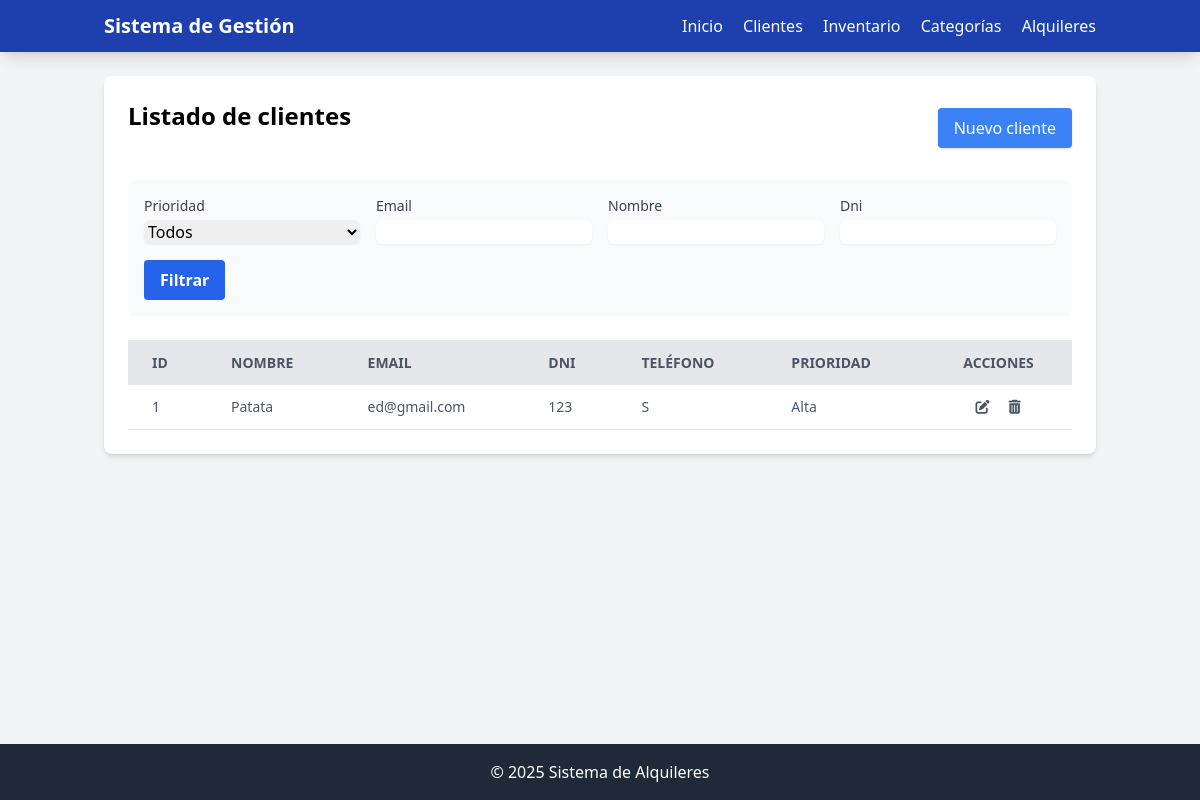
Before: /clientes with the older database file.
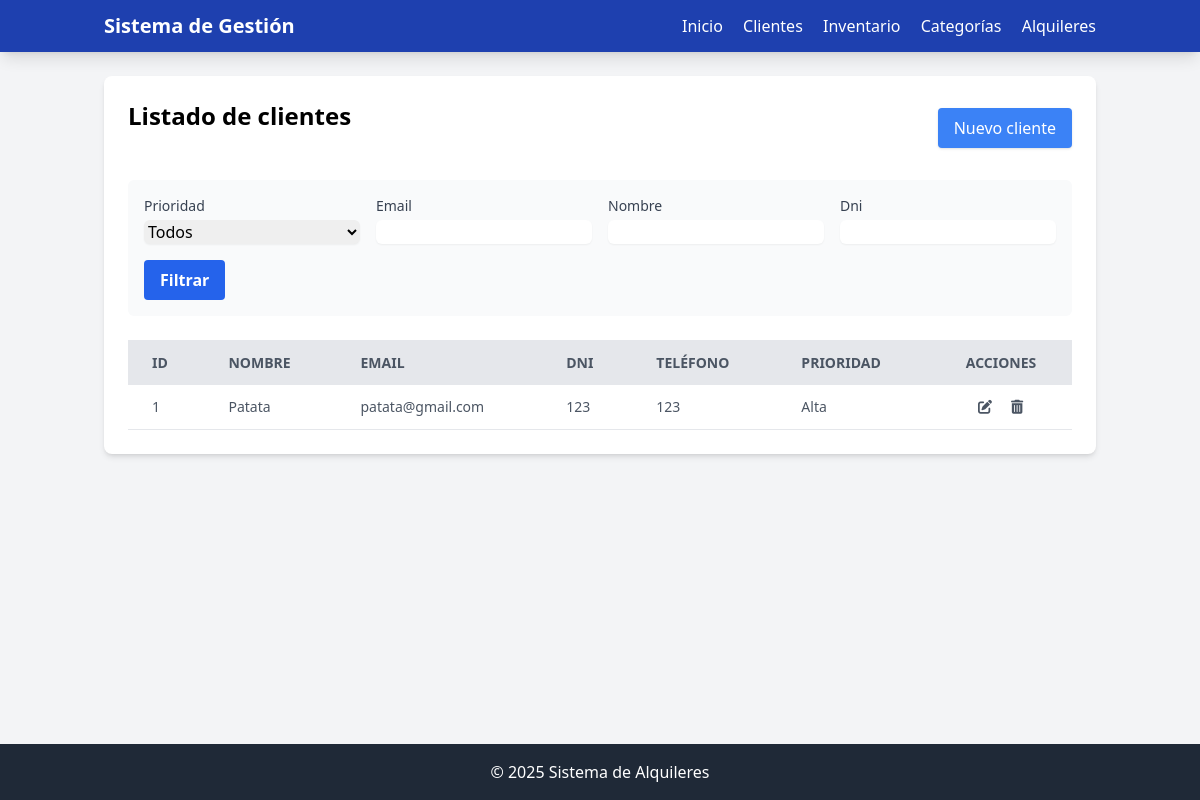
After: the same page with the newer database file.
### app.py (models this page shows, shortened)
class Cliente(db.Model):
    id = db.Column(db.Integer, primary_key=True)
    nombre = db.Column(db.String(100), nullable=False)
    email = db.Column(db.String(200), nullable=False)
    dni = db.Column(db.String(100), nullable=False)
    telefono = db.Column(db.String(100), nullable=False)
    id_cliente = db.Column(db.Integer, db.ForeignKey('cliente.id'), nullable=True)  # Si es jerárquico
    nombre_cliente = db.relationship('Cliente', remote_side=[id], backref=db.backref('subclientes', lazy=True))
    prioridad = db.Column(db.String(100), nullable=False)

### app.py (the view, shortened to what this page needs)
@app.route('/clientes', methods=['GET', 'POST'])
def ver_clientes():
    clientes = Cliente.query.all()
    form = filtroCliente()
    query = Cliente.query
    clientes = query.all()
    return render_template('clientes.html', clientes=clientes,form=form)

### app.py
class filtroCliente(FlaskForm):
    prioridad = SelectField('Prioridad', choices=[
        ('', 'Todos'),
        ('Alta', 'Alta'),
        ('Media', 'Media'),
        ('Baja', 'Baja')
    ])
    email = StringField('Email')
    nombre = StringField('Nombre')
    DNI = StringField('Dni')
    submit = SubmitField('Filtrar')

### app.py (called while the page is built)
@app.context_processor
def utility_processor():
        def productos_por_categoria(categoria_id):
            return Inventario.query.filter_by(categoria_id=categoria_id).count()
        return dict(productos_por_categoria=productos_por_categoria)

### templates/clientes.html (shortened to what the changed rows need)
<!DOCTYPE html>
<html lang="es">
<head>
    <script src="https://cdn.tailwindcss.com"></script>
    <link rel="stylesheet" href="https://cdnjs.cloudflare.com/ajax/libs/font-awesome/6.0.0-beta3/css/all.min.css">
</head>
<body class="bg-gray-100 min-h-screen flex flex-col">
    <main class="container mx-auto px-4 py-6 flex-grow">
        <div class="bg-white rounded-lg shadow-md p-6">
             <div class="flex justify-between items-center mb-6">
                <h1 class="text-2xl font-bold mb-6">Listado de clientes</h1>
            </div>
            <div class="overflow-x-auto">
                <table class="min-w-full bg-white">
                    <thead>
                        <tr class="bg-gray-200 text-gray-600 uppercase text-sm leading-normal">
                            <th class="py-3 px-6 text-left">ID</th>
                            <th class="py-3 px-6 text-left">Nombre</th>
                            <th class="py-3 px-6 text-left">Email</th>
                            <th class="py-3 px-6 text-left">DNI</th>
                            <th class="py-3 px-6 text-left">Teléfono</th>
                            <th class="py-3 px-6 text-left">Prioridad</th>
                            <th class="py-3 px-6 text-center">Acciones</th>
                        </tr>
                    </thead>
                    <tbody class="text-gray-600 text-sm font-light">
                        {% for cliente in clientes %}
                        <tr class="border-b border-gray-200 hover:bg-gray-100">
                            <td class="py-3 px-6 text-left whitespace-nowrap">{{ cliente.id }}</td>
                            <td class="py-3 px-6 text-left">{{ cliente.nombre }}</td>
                            <td class="py-3 px-6 text-left">{{ cliente.email }}</td>
                            <td class="py-3 px-6 text-left">{{ cliente.dni }}</td>
                            <td class="py-3 px-6 text-left">{{ cliente.telefono }}</td>
                            <td class="py-3 px-6 text-left">{{ cliente.prioridad }}</td>
                            <td class="py-3 px-6 text-center">
                                <div class="flex item-center justify-center">
                                    <button onclick="editar_cliente('{{ cliente.id }}', '{{ cliente.nombre }}', '{{ cliente.email }}', '{{ cliente.dni }}', '{{ cliente.telefono }}', '{{ cliente.id_cliente }}', '{{ cliente.prioridad }}')" class="w-4 mr-2 transform hover:text-blue-500 hover:scale-110">
                                        <i class="fas fa-edit"></i>
                                    </button>
                                    <form action="{{ url_for('eliminar_cliente', id=cliente.id) }}" method="POST" style="display:inline;">
                                        <button type="submit" class="w-4 ml-2 transform hover:text-red-500 hover:scale-110">
                                            <i class="fas fa-trash-alt"></i>
                                        </button>
                                    </form>
                                </div>
                            </td>
                        </tr>
                        {% endfor %}
                    </tbody>
                </table>
            </div>
        </div>
    </main>
</body>
</html>

Changed rows visible on the page:
changed Cliente "Patata": email "ed@gmail.com" → "patata@gmail.com"; telefono "S" → "123"
